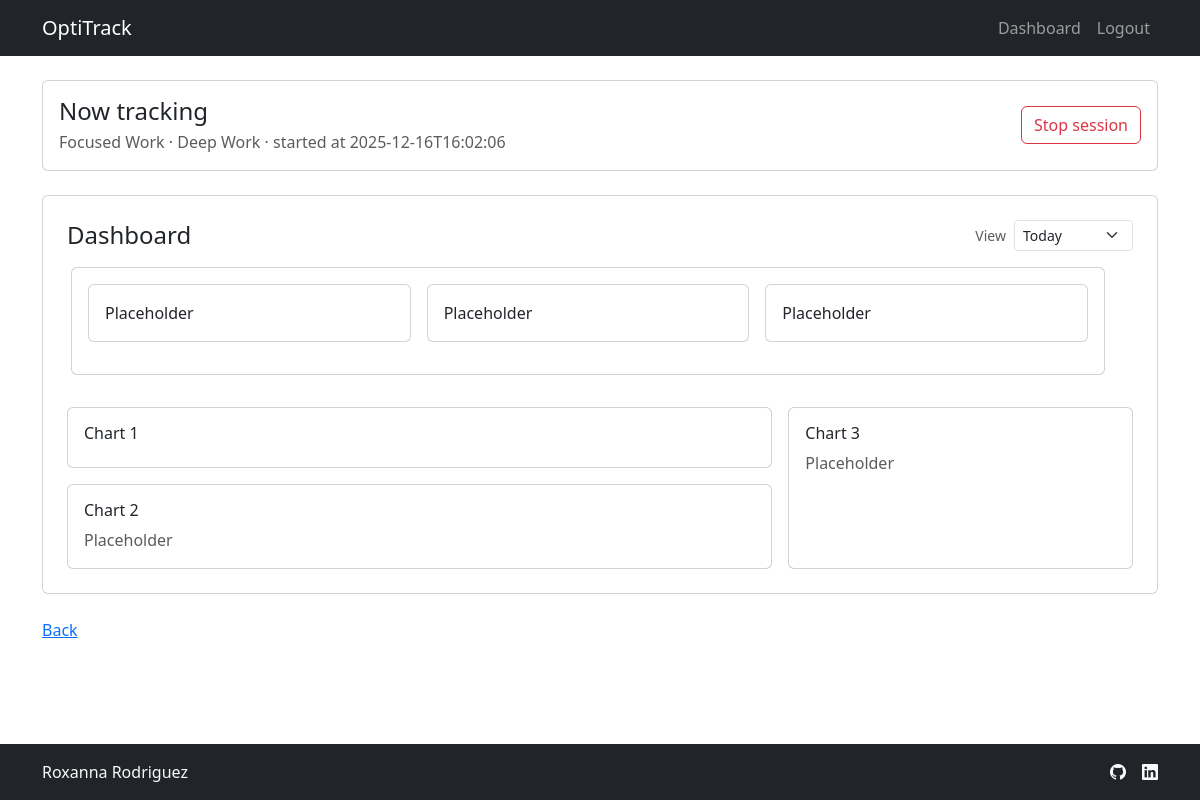
/dashboard (signed in), run on the app's committed database.
### tables this page shows
CREATE TABLE events (
    event_id INTEGER PRIMARY KEY AUTOINCREMENT,
    user_id INTEGER NOT NULL,
    category TEXT NOT NULL,
    subcategory TEXT NOT NULL,
    start_ts TIMESTAMP NOT NULL,
    end_ts TIMESTAMP,
    FOREIGN KEY (user_id) REFERENCES users(user_id)
);

### app.py (the view)
@app.route("/dashboard")
@login_required
def dashboard():
    db = get_db()
    rows = db.execute(
        "SELECT category, subcategory \
        FROM user_activities \
        WHERE user_id = ?",
        (g.user["user_id"],)
    ).fetchall()
    activities_by_cat = {}
    for row in rows:
        activities_by_cat.setdefault(row["category"], []).append(row["subcategory"])
    active_session = db.execute(
        "SELECT * \
        FROM events \
        WHERE user_id = ? AND end_ts IS NULL",
        (g.user["user_id"],)
    ).fetchone()
    query = """
        SELECT
            category,
            SUM(total_seconds) AS total_time_spent_seconds
        FROM vw_daily_activity
        WHERE user_id = ? AND event_date = DATE('now', 'localtime')
        GROUP BY category
        """
    df_today_by_category = pd.read_sql_query(query, db, params=(g.user["user_id"],))
    period = request.args.get("period", "today")
    if df_today_by_category.empty:
        chart_divs = {}
        kpi_divs = {}
    else:
        df_today_by_category["total_time_spent_hours"] = df_today_by_category["total_time_spent_seconds"]/3600
        chart_today_by_category = charts.today_by_category(df_today_by_category)
        div_today_by_category = charts.fig_to_div(chart_today_by_category)
        total_time_tracked = df_today_by_category["total_time_spent_seconds"].sum()/3600
        top_category = df_today_by_category.iloc[0]["category"]
        query = """
            SELECT
                subcategory,
                SUM(total_seconds) AS total_time_spent_seconds
            FROM vw_daily_activity
            WHERE user_id = ? AND category = ?
            GROUP BY subcategory
            """
        df_subcategory_breakdown = pd.read_sql_query(query, db, params=(g.user["user_id"], top_category))
        chart_divs = {"div_today_by_category": div_today_by_category,
                       "df_subcategory_breakdown": df_subcategory_breakdown}
        kpi_divs = {"total_time_tracked": total_time_tracked,
                     "top_category": top_category}
    return render_template("dashboard.html",
                           activities_by_cat=activities_by_cat,
                           active_session=active_session,
                           period=period,
                           chart_divs=chart_divs,
                           kpi_divs = kpi_divs)

### app.py (called while the page is built, shortened)
@app.before_request
def load_logged_in_user():
    user_id = session.get("user_id")
    if user_id is None:
        g.user = None
    else:
        db = get_db()
        g.user = db.execute(
            "SELECT * FROM users WHERE user_id = ?",
            (user_id,)
        ).fetchone()

@app.before_request
def require_setup_if_needed():
    if g.get("user") is None:
        return
    if g.user["setup_completed"]:
        return

@app.after_request
def add_no_cache_headers(response):
    response.headers["Cache-Control"] = "no-store, no-cache, must-revalidate, max-age=0"
    response.headers["Pragma"] = "no-cache"
    response.headers["Expires"] = "0"
    return response

### charts.py (called while the page is built)
def today_by_category(df):
    df = df.sort_values("total_time_spent_hours", ascending=True)
    fig = px.bar(
        df,
        x="total_time_spent_hours",
        y="category",
        orientation="h",
        title="Hours by Category"
    )
    fig.update_layout(margin=dict(l=10, r=10, t=40, b=10))
    fig.update_xaxes(title="Hours", tickformat=".2f")
    return fig

def fig_to_div(fig):
    return pio.to_html(fig, full_html=False, include_plotlyjs="cdn")

### helpers.py (called while the page is built)
def get_db():
    if "db" not in g:
        g.db = sqlite3.connect(current_app.config["DATABASE"])
        g.db.row_factory = sqlite3.Row
    return g.db

def login_required(f):
    @wraps(f)
    def decorated_function(*args, **kwargs):
        if g.user is None:
            return redirect("/login")
        return f(*args, **kwargs)
    return decorated_function

### templates/dashboard.html (shortened to what this page needs)
{% extends "layout.html" %}
{% block content %}
<div class="container py-4">
    <section class="mb-4">
        <div class="card">
            <div class="card-body d-flex flex-column flex-md-row align-items-md-center justify-content-between gap-3">
                <div>
                    <h2 class="h4 mb-1">Now tracking</h2>
                    <p class="text-muted mb-0">
                        {% if active_session %}
                        {{ active_session["category"] }} · {{ active_session["subcategory"] }} · started at {{
                        active_session["start_ts"] }}
                        {% else %}
                        No active session
                        {% endif %}
                    </p>
                </div>
                {% if not active_session %}
                <div class="dashboard-tracker">
                    <form method="post" action="/sessions/start" class="row g-2 align-items-end">
                        <div class="col-12 col-md-4">
                            <label for="categorySelect" class="form-label mb-1">Category</label>
                            <select id="categorySelect" name="category" class="form-select w-100" required>
                                <option value="" selected disabled>Choose category</option>
                                {% for category, subcats in activities_by_cat.items() %}
                                <option value="{{ category }}">{{ category }}</option>
                                {% endfor %}
                            </select>
                        </div>
                        <div class="col-12 col-md-4">
                            <label for="subcategorySelect" class="form-label mb-1">Subcategory</label>
                            <select id="subcategorySelect" name="subcategory" class="form-select w-100" required>
                                <option value="" selected disabled>Choose subcategory</option>
                            </select>
                        </div>
                        <div class="col-12 col-md-4">
                            <button type="submit" class="btn btn-secondary tracker-btn w-100">
                                Start session
                            </button>
                        </div>
                    </form>
                </div>
                {% else %}
                <div class="dashboard-tracker">
                    <form method="post" action="/sessions/stop">
                        <button type="submit" class="btn btn-outline-danger tracker-btn w-100">
                            Stop session
                        </button>
                    </form>
                </div>
                {% endif %}
            </div>
        </div>
    </section>
    <section class="mb-4">
        <div class="card">
            <div class="card-body p-4">
                <div class="d-flex align-items-center justify-content-between mb-3">
                    <h2 class="h4 mb-0">Dashboard</h2>
                    <form method="get" class="d-flex align-items-center gap-2">
                        <label for="periodSelect" class="form-label mb-0 small text-muted">View</label>
                        <select id="periodSelect" name="period" class="form-select form-select-sm"
                            onchange="this.form.submit()">
                            <option value="today" {% if period=="today" %}selected{% endif %}>Today</option>
                        </select>
                    </form>
                </div>
                <div class="row g-3 align-items-stretch">
                    <div class="row my-3">
                        <div class="col-12">
                            <div class="card flex-fill">
                                <div class="card-body">
                                    <div class="row mb-3 g-3">
                                        <div class="col-12 col-md-4">
                                            <div class="card">
                                                <div class="card-body">Placeholder</div>
                                            </div>
                                        </div>
                                        <div class="col-12 col-md-4">
                                            <div class="card">
                                                <div class="card-body">Placeholder</div>
                                            </div>
                                        </div>
                                        <div class="col-12 col-md-4">
                                            <div class="card">
                                                <div class="card-body">Placeholder</div>
                                            </div>
                                        </div>
                                    </div>
                                </div>
                            </div>
                        </div>
                    </div>
                    <div class="col-12 col-lg-8 d-flex flex-column gap-3">
                        <div class="card flex-fill">
                            <div class="card-body">
                                <h3 class="h6">Chart 1</h3>
                                {% if chart_divs %}
                                {{ chart_divs.div_today_by_category | safe }}
                                {% else %}
                                <p>No data today.</p>
                                {% endif %}
                            </div>
                        </div>
                        <div class="card flex-fill">
                            <div class="card-body">
                                <h3 class="h6">Chart 2</h3>
                                <p class="text-muted mb-0">Placeholder</p>
                            </div>
                        </div>
                    </div>
                    <div class="col-12 col-lg-4 d-flex">
                        <div class="card w-100 h-100">
                            <div class="card-body">
                                <h3 class="h6">Chart 3</h3>
                                <p class="text-muted mb-0">Placeholder</p>
                            </div>
                        </div>
                    </div>
                </div>
            </div>
        </div>
    </section>
    <a href="{{ url_for('index') }}">Back</a>
    {% endblock %}

### templates/layout.html (shortened to what this page needs)
<!DOCTYPE html>
<html lang="en">
<head>
    <link href="https://cdn.jsdelivr.net/npm/bootstrap@5.3.3/dist/css/bootstrap.min.css" rel="stylesheet"
>
    <link rel="stylesheet" href="{{ url_for('static', filename='styles.css') }}">
    <link rel="stylesheet" href="https://cdn.jsdelivr.net/npm/bootstrap-icons@1.10.5/font/bootstrap-icons.css">
</head>
<body>
    <nav class="navbar navbar-expand-md navbar-dark bg-dark">
        <div class="container">
            <a class="navbar-brand d-flex align-items-center" href="{{ url_for('index') }}">
                <span> OptiTrack </span>
            </a>
            {% if g.user %}
            <div class="collapse navbar-collapse" id="navbarNav">
                <ul class="navbar-nav ms-auto mb-2 mb-md-0">
                    <li class="nav-item">
                        <a class="nav-link" href="{{ url_for('dashboard') }}">Dashboard</a>
                    </li>
                    <li class="nav-item">
                        <a class="nav-link" href="{{ url_for('logout') }}">Logout</a>
                    </li>
                </ul>
            </div>
            {% endif %}
        </div>
    </nav>
    <main class="{% block main_class %}{% endblock %}">
        {% block content %}{% endblock %}
    </main>
    <footer class="text-center bg-dark text-light py-3">
        <div class="container">
            <div class="row align-items-center">
                <div class="col-md-4 d-flex align-items-center justify-content-center justify-content-md-start">
                    <span class="mb-3 mb-md-0 text-light">Roxanna Rodriguez</span>
                </div>
                <ul class="col-md-4 offset-md-4 nav justify-content-center justify-content-md-end list-unstyled d-flex">
                    <li class="ms-3">
                        <a class="text-light" href="#" aria-label="GitHub">
                            <i class="bi bi-github" aria-hidden="true"></i>
                        </a>
                    </li>
                    <li class="ms-3">
                        <a class="text-light" href="#" aria-label="LinkedIn">
                            <i class="bi bi-linkedin" aria-hidden="true"></i>
                        </a>
                    </li>
                </ul>
            </div>
        </div>
    </footer>
</body>
</html>

### static/styles.css (style rules this page uses)
.navbar-dark { background-color: #1F1D20; }
html, body { height: 100%; }
body { display: flex; flex-direction: column; min-height: 100vh; }
main { flex: 1; }
.dashboard-tracker { max-width: 560px; }
.tracker-btn { white-space: nowrap; }
@media (min-width: 768px) { .tracker-btn { width: 130px; } }

### data on the page
events: category "Focused Work", subcategory "Deep Work", start_ts "2025-12-16T16:02:06"
